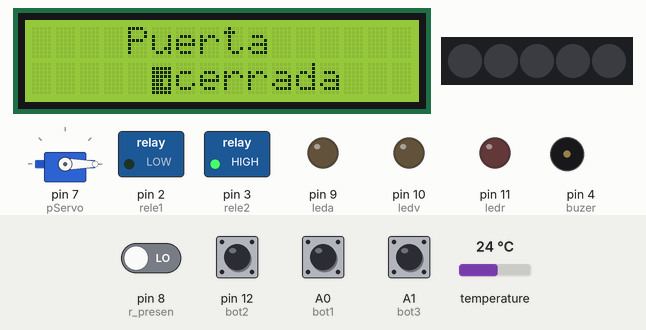
A sketch run on a simulated Arduino Uno, built with avr-gcc and run on an emulated ATmega328P. Shown: servo, 16×2 character LCD, 5 RGB LEDs in strip order, left to right, switched loads named in the sketch (green lamp = pin HIGH), output pins drawn as LEDs (lit = HIGH), buzzer (waves = sounding). Inputs (shaded band) come from the test bench; at power-on: A0 (bot1), A1 (bot3), pin 8 (r_presen), pin 12 (bot2) LOW, temperature 24 °C. The strip is taken to match the declared colour order; what the sketch prints to the serial monitor is not drawn.

Above: at 1.3 s.
1.4 s: pin 8 (r_presen) driven HIGH
At 8.6 s:
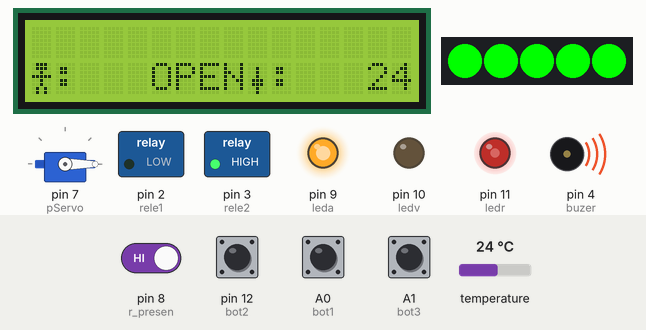
13.1 s: pin 8 (r_presen) driven LOW
At 16.8 s:
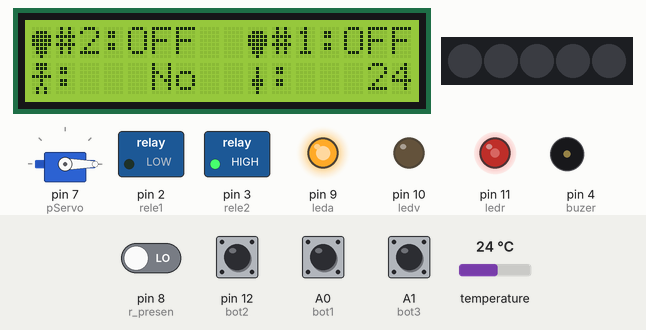
17.0 s: A1 (bot3) pulled HIGH for 0.55 s
At 18.2 s:
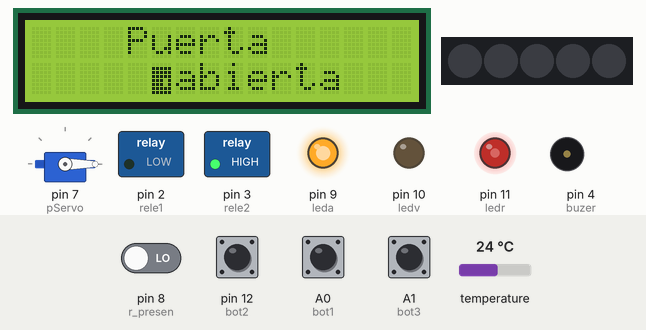
21.4 s: pin 12 (bot2) pulled HIGH for 1 s
At 24.0 s:
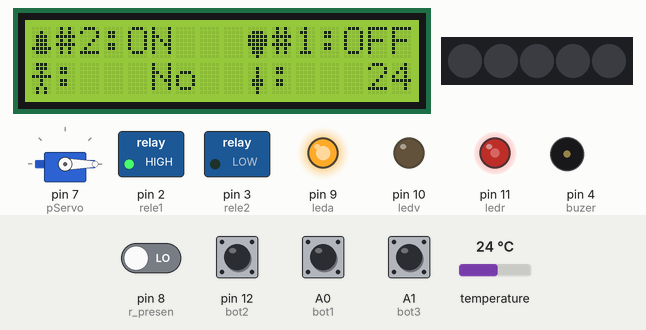
24.6 s: A0 (bot1) pulled HIGH for 0.55 s
At 26.7 s:
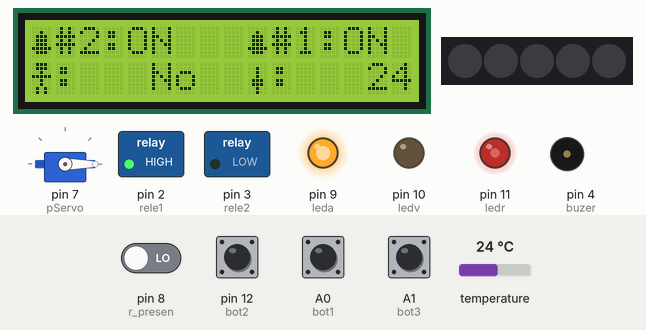
27.4 s: pin 12 (bot2) pulled HIGH for 0.55 s
At 30.0 s:
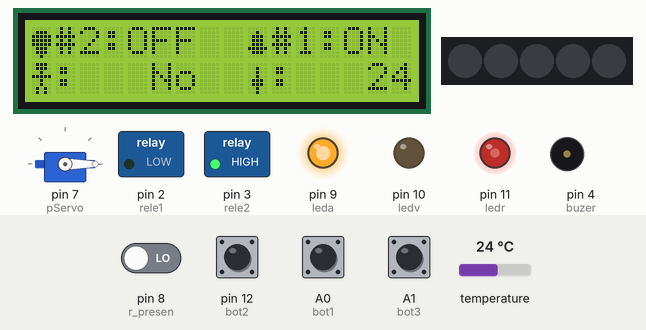
Timing chart, 0 to 31.2 s (numbered marks = the images above; inputs shaded):
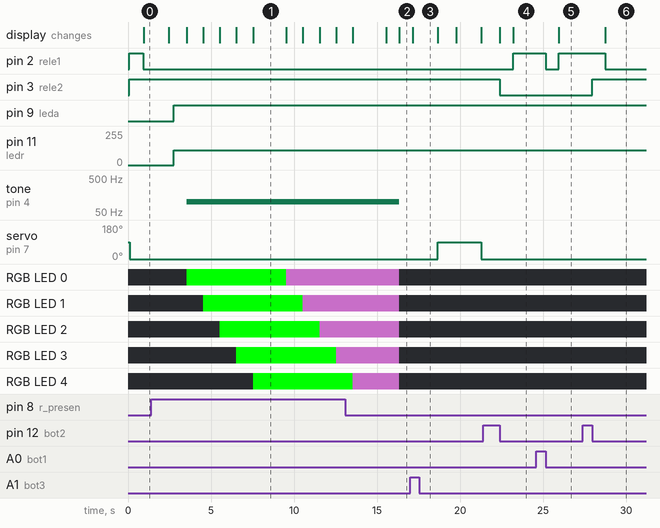

The sketch:

practica_7__neoooo.ino
```cpp
/*
   Fundacion Kinal
   Centro educativo tecnico laboral Kinal
   Quinto perito
   Quinto electronica
   Codigo Tecnico: EB5AM
   Curso: Taller de electronica digital y reparacion de computadoras I
   Proyecto: Practica #7
   De: Eliezer Denilson Gaitán Corado
*/

// Librerias a utilizar
#include <LiquidCrystal_I2C.h>
                                       LiquidCrystal_I2C lcd (0x27, 16, 2);
#include <Servo.h>
                            Servo servoo;

#include <OneWire.h>
#include <DallasTemperature.h>

OneWire oneWireObjeto(13);
DallasTemperature Temp(&oneWireObjeto);

#include <Adafruit_NeoPixel.h>
Adafruit_NeoPixel NAH(5, 6, NEO_RGB + NEO_KHZ800);

// DEfinición de pines
#define rele1 2
#define rele2 3
#define buzer 4
#define neop 6
#define r_presen 8
#define leda 9
#define ledv 10
#define pServo 7
#define ledr 11
#define bot1 A0
#define bot2 12
#define bot3 A1

bool estado_b1 = true;
bool estado_b2 = true;
bool estado_p = false;
byte estado_q = 0;

byte termometroo[] = {
 B00000,
  B00100,
  B00100,
  B00100,
  B01110,
  B01110,
  B00100,
  B00100
};

byte termometro2[] = {
 B00000,
  B00100,
  B00100,
  B00100,
  B01110,
  B01110,
  B00100,
  B00100
};

byte focoo[] = {
 B00000,
  B01110,
  B11111,
  B11111,
  B11111,
  B01110,
  B01110,
  B00100
};
byte focoo2[] = {
 B00000,
  B00100,
  B01110,
  B01110,
  B01110,
  B11111,
  B01110,
  B00000
};

byte persona00[] = {
    B01110,
  B01110,
  B00100,
  B11111,
  B00100,
  B00100,
  B01010,
  B01010

};

byte puertaa[] = {
 B00000,
  B11111,
  B11111,
  B11111,
  B11101,
  B11101,
  B11111,
  B11111
};

byte puertaa2[] = {
  B00000,
  B11111,
  B11111,
  B11111,
  B11101,
  B11101,
  B11111,
  B11111
};

void setup() {
  Serial.begin(9600);
    pinMode(pServo, OUTPUT);
  servoo.attach(pServo); // Declaramos pin del servomotor
  lcd.init();
  lcd.backlight(); //Prendemos LUZ de fondo de LCD
  lcd.clear();
  pinMode(rele1, OUTPUT); //Colocamos las variables en salida (OUTPUT)
  pinMode(rele2, OUTPUT); //Colocamos las variables en salida (OUTPUT)
  pinMode(buzer, OUTPUT); //Colocamos las variables en salida (OUTPUT)
  pinMode(ledr, OUTPUT); //Colocamos las variables en salida (OUTPUT)
  pinMode(ledv, OUTPUT); //Colocamos las variables en salida (OUTPUT)
  pinMode(leda, OUTPUT); //Colocamos las variables en salida (OUTPUT)
  pinMode(bot1, INPUT); //Colocamos las variables en salida (OUTPUT)
  pinMode(bot2, INPUT); //Colocamos las variables en salida (OUTPUT)
  pinMode(bot3, INPUT); //Colocamos las variables en salida (OUTPUT)
  pinMode(r_presen, INPUT); //Colocamos las variables en salida (OUTPUT)

  digitalWrite(rele1, estado_b1);
  digitalWrite(rele2, estado_b2);
  servoo.write(estado_q);
  Temp.begin();
  NAH.begin();
  NAH.clear();
  NAH.show();
  lcd.createChar(0, termometroo);
  lcd.createChar(1, termometro2);
  lcd.createChar(2, focoo);
  lcd.createChar(3, focoo2);
  lcd.createChar(4, persona00);
  lcd.createChar(5, puertaa);
  lcd.createChar(6, puertaa2);
}

void loop() {
  Temp.requestTemperatures();
  int Temperatura = Temp.getTempCByIndex(0); // guardamos da temperatura en una variable


  // Muestra en pantalla las variables
  lcd.setCursor(9, 1);
  lcd.write(0);
  lcd.print(":   ");
  lcd.print(Temperatura);

  lcd.setCursor(0, 1);
  lcd.write(4);
  lcd.print(":   ");
  SINO();
  lcd.setCursor(9, 0);
  foco(estado_b1);
  lcd.print("#1:");
  OnOff(estado_b1);
  lcd.setCursor(0, 0);
  foco(estado_b2);
  lcd.print("#2:");
  OnOff(estado_b2);
  if (digitalRead(bot1) == HIGH) {
    while (digitalRead(bot1) == HIGH);
    estado_b1 = !estado_b1;
    digitalWrite(rele1, estado_b1);
  }
  else if (digitalRead(bot2) == HIGH) {
    while (digitalRead(bot2) == HIGH);
    estado_b2 = !estado_b2;
    digitalWrite(rele2, estado_b2);
  }
  if (digitalRead(bot3) == HIGH && estado_p == true) {
    estado_q = 90;
    Serial.println("Abierto");
    lcd.clear();
    lcd.setCursor(4, 0);
    lcd.print("Puerta");
    lcd.setCursor(5, 1);
    lcd.write(6);
    lcd.print("abierta");
    delay(1500);
    lcd.clear();
    servoo.write(90);
delay(300);
       estado_p = false;
  }
  else if (digitalRead(bot3) == LOW && estado_p == LOW) {
    estado_q = 0;
    Serial.println("Cerrado");
    lcd.clear();
    lcd.setCursor(4, 0);
    lcd.print("Puerta");
    lcd.setCursor(5, 1);
    lcd.write(5);
    lcd.print("cerrada");
    delay(1500);
    lcd.clear();
    servoo.write(0);
    delay(300);
       estado_p = true;
  }
  servoo.write(estado_q);
  if (Temperatura >= 15 && Temperatura < 26) {
    ledrGB(112, 0, 255);
  }
  else if (Temperatura >= 27 && Temperatura < 20) {
    ledrGB(20, 255, 0);
  }
  else if (Temperatura >= 31 && Temperatura < 45) {
    ledrGB(255, 50, 0);
  }
}

void OnOff(bool estadolocal) {
  if (estadolocal == LOW) {
    lcd.print("ON ");
    digitalWrite(rele1, HIGH);
  }
  else {
    lcd.print("OFF");
        digitalWrite(rele1, LOW);

  }
}

void SINO() {
  if (digitalRead(r_presen) == HIGH) {
    lcd.print("OPEN");
    tone(buzer, 100);
    for (int i = 0; i < 6; i++) {
      NAH.setPixelColor(i, 0, 255, 0);//
      NAH.show();
      delay (1000);
    }
    for (int i = 0; i < 6; i++) {
      NAH.setPixelColor(i, 100, 55, 100);
      NAH.show();
      delay (1000);
    }
  }
  else {
    lcd.print("No  ");
    noTone(buzer);
    for (int i = 0; i < 7; i++) {
      NAH.setPixelColor(i, 0, 0, 0);
      NAH.show();
    }
  }
}

void ledrGB(byte R, byte V, byte A) {
  analogWrite(ledr, R);
  analogWrite(ledv, V);
  analogWrite(leda, A);
}

void foco(bool estadob) {
  if (estadob == HIGH) {
    lcd.write(2);
  }
  else {
    lcd.write(3);
  }
}
```

Measured:
- after the input at 1.4 s, tone on pin 4 (buzer): silent → 100 Hz after 2.1 s; the display: first differs from a run without the input after 2.1 s (image 1 shows a later state)
- after the input at 13.1 s, tone on pin 4 (buzer): 100 Hz → silent after 3.2 s; the display: first differs from a run without the input after 3.3 s (image 2)
- after the input at 17.0 s, servo on pin 7 (pServo): 0° → 90° after 1.7 s, → 0° 2.6 s later; the display: changes after 0.17 s (image 3)
- after the input at 21.4 s, pin 2 (rele1): LOW → HIGH after 1.8 s; pin 3 (rele2): HIGH → LOW after 1.0 s; the display: first differs from a run without the input after 1.8 s (image 4)
- after the input at 24.6 s, pin 2 (rele1): HIGH → LOW after 0.55 s, → HIGH 0.79 s later; the display: changes after 1.3 s (image 5)
- after the input at 27.4 s, pin 2 (rele1): HIGH → LOW after 1.3 s; pin 3 (rele2): LOW → HIGH after 0.55 s; the display: changes after 1.3 s (image 6)
- what the display in image 1 shows lasts 2.0 s, from 7.5 s to 9.5 s
